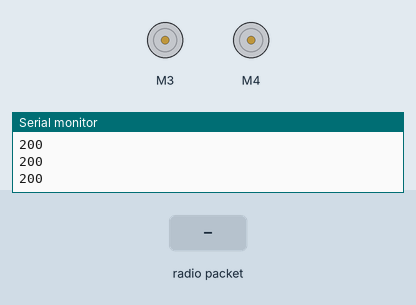
Simulated run of this sketch. Board: Arduino Uno, built with avr-gcc and run on an emulated ATmega328P. On the bench: 2 × DC motor (green arrow = forward, orange = backward, longer = faster), the last lines printed to the serial monitor. Inputs (shaded band) come from the test bench. No radio packets arrive unless stated.

Above: at 1.2 s.
1.3 s: radio packet "f" arrives
At 2.0 s:
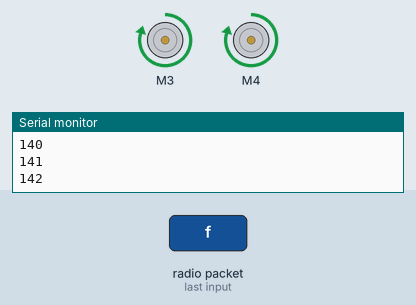
3.7 s: radio packet "b" arrives
At 4.2 s:
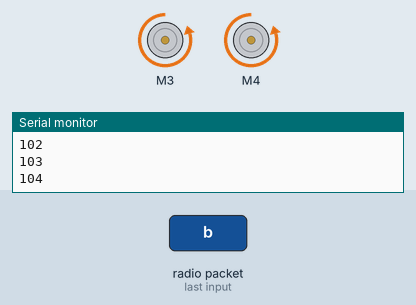
6.1 s: radio packet "l" arrives
At 6.8 s:
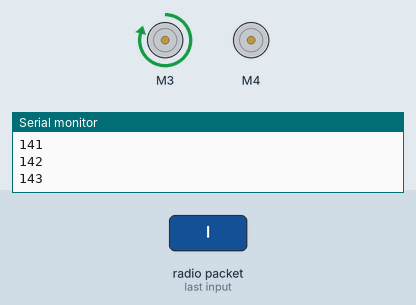
8.5 s: radio packet "r" arrives
At 9.2 s:
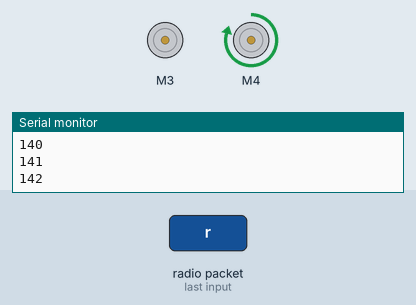
Timing chart, 0 to 11.5 s (numbered marks = the images above; inputs shaded):
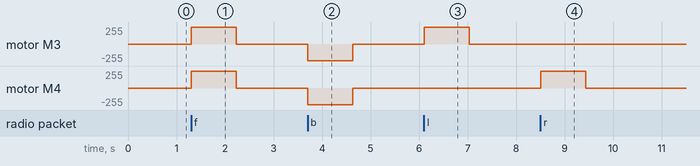

Measured:
- after the input at 1.3 s, motor M3, motor M4: stopped → forward 250/255 at once, → stopped 0.93 s later
- after the input at 3.7 s, motor M3, motor M4: stopped → backward 250/255 at once, → stopped 0.93 s later
- after the input at 6.1 s, motor M3: stopped → forward 250/255 at once, → stopped 0.93 s later
- after the input at 8.5 s, motor M4: stopped → forward 250/255 at once, → stopped 0.93 s later

The sketch:

car_receiver_rx.ino
```cpp
// RECEIVER 3 and 4

#include <VirtualWire.h>
#include <AFMotor.h>

AF_DCMotor motor3(3);
AF_DCMotor motor4(4);
static int packet = 0;
void setup(){
    vw_set_rx_pin(11);
    vw_setup(2000);
    vw_rx_start();
    motor3.setSpeed(250);
    motor4.setSpeed(250);
    Serial.begin(9600);
}

void loop(){

    uint8_t buf[VW_MAX_MESSAGE_LEN];
    uint8_t buflen = VW_MAX_MESSAGE_LEN;
    // vw_get_message(buf, &buflen);
    // delay(100);
    // buf[0]=0;

    // Serial.println(buf[0]);

    if (vw_get_message(buf, &buflen)){
        packet = 0;
        Serial.println(buf[0]);
        if (buf[0] == 'f'){
            motor3.run(FORWARD);
            motor4.run(FORWARD);

            // delay(200);
            // Serial.println("Forward");
        }
        else if (buf[0] == 'b'){
            motor3.run(BACKWARD);
            motor4.run(BACKWARD);
            // delay(200);
            // Serial.println("Backward");
        }
        else if (buf[0] == 'l'){
            motor3.run(FORWARD);
            motor4.run(RELEASE);
            // delay(200);
            // Serial.println("Left");
        }
        else if (buf[0] == 'r'){
            motor3.run(RELEASE);
            motor4.run(FORWARD);
            // delay(100);
            // Serial.println("Right");
        }
        else if (buf[0] == 's'){
            motor3.run(RELEASE);
            motor4.run(RELEASE);
            // delay(200);
            // Serial.println("Stop");
        }
    }
    else{
        if (packet >= 200){
            motor3.run(RELEASE);
            motor4.run(RELEASE);
            // Serial.println("Nothing reviced\n");
        }
        else{
            packet++;
        }
        Serial.println(packet);
    }
}
```
